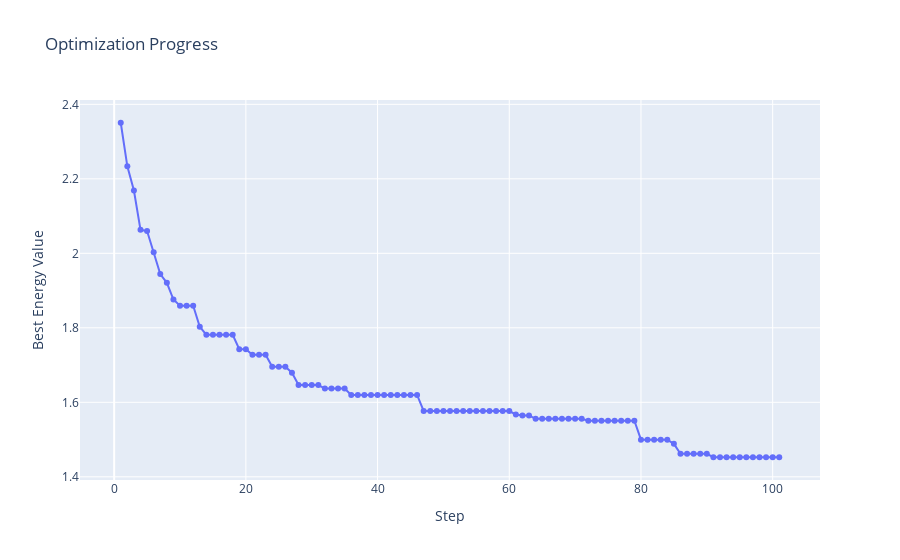

Write notebook code for a chart like this one.
### Code cell
model.draw_energy_plot(info['hist'])

### Figure 1 — Plotly figure (JSON) as saved in the notebook; plotly's stock layout.template omitted (floating-point values rounded to 4 significant figures)
{"data": [{"hovertemplate": "Step=%{x}<br>Best Energy Value=%{y}<extra></extra>", "legendgroup": "", "line": {"color": "#636efa", "dash": "solid", "shape": "linear"}, "marker": {"symbol": "circle"}, "mode": "markers+lines", "name": "", "orientation": "v", "showlegend": false, "type": "scatter", "x": [1, 2, 3, 4, 5, 6, 7, 8, 9, 10, 11, 12, 13, 14, 15, 16, 17, 18, 19, 20, 21, 22, 23, 24, 25, 26, 27, 28, 29, 30, 31, 32, 33, 34, 35, 36, 37, 38, 39, 40, 41, 42, 43, 44, 45, 46, 47, 48, 49, 50, 51, 52, 53, 54, 55, 56, 57, 58, 59, 60, 61, 62, 63, 64, 65, 66, 67, 68, 69, 70, 71, 72, 73, 74, 75, 76, 77, 78, 79, 80, 81, 82, 83, 84, 85, 86, 87, 88, 89, 90, 91, 92, 93, 94, 95, 96, 97, 98, 99, 100, 101], "xaxis": "x", "y": [2.351, 2.234, 2.169, 2.063, 2.06, 2.003, 1.944, 1.921, 1.876, 1.859, 1.859, 1.859, 1.803, 1.781, 1.781, 1.781, 1.781, 1.781, 1.742, 1.742, 1.727, 1.727, 1.727, 1.695, 1.695, 1.695, 1.68, 1.646, 1.646, 1.646, 1.646, 1.637, 1.637, 1.637, 1.637, 1.62, 1.62, 1.62, 1.62, 1.62, 1.62, 1.62, 1.62, 1.62, 1.62, 1.62, 1.577, 1.577, 1.577, 1.577, 1.577, 1.577, 1.577, 1.577, 1.577, 1.577, 1.577, 1.577, 1.577, 1.576, 1.567, 1.565, 1.565, 1.556, 1.556, 1.556, 1.556, 1.556, 1.556, 1.556, 1.556, 1.55, 1.55, 1.55, 1.55, 1.55, 1.55, 1.55, 1.55, 1.5, 1.5, 1.5, 1.5, 1.5, 1.488, 1.462, 1.462, 1.462, 1.462, 1.462, 1.452, 1.452, 1.452, 1.452, 1.452, 1.452, 1.452, 1.452, 1.452, 1.452, 1.452], "yaxis": "y"}], "layout": {"legend": {"tracegroupgap": 0}, "title": {"text": "Optimization Progress"}, "xaxis": {"anchor": "y", "domain": [0, 1], "title": {"text": "Step"}}, "yaxis": {"anchor": "x", "domain": [0, 1], "title": {"text": "Best Energy Value"}}}}
